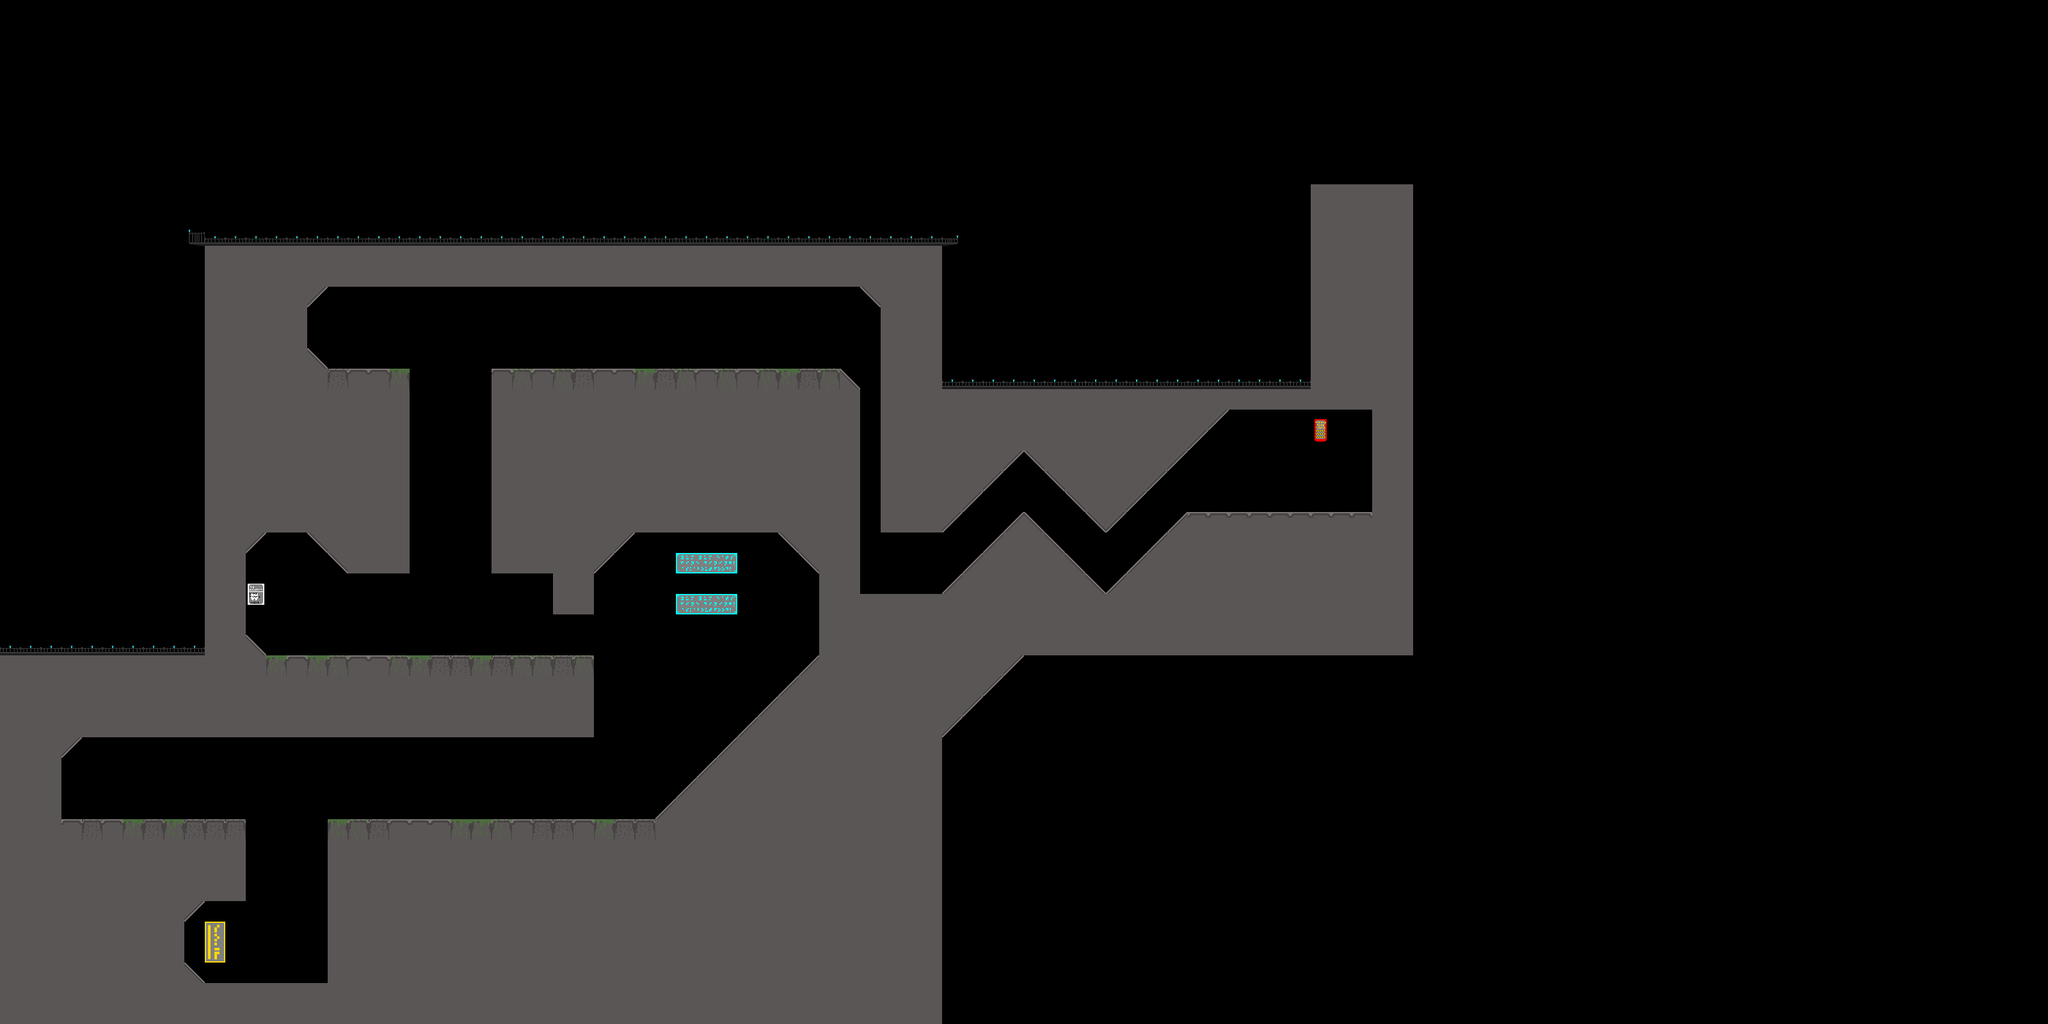

The image is a tile-based game level rendered from a .tmx file. Its description and source (layers, tilesets, objects; grid data summarised) follow:
An orthogonal 100x50 tile map with 32x32 px tiles, 1 tile layer (Tile Layer 1).

<map version="1.2" tiledversion="1.3.2" orientation="orthogonal" renderorder="right-down" compressionlevel="0" width="100" height="50" tilewidth="32" tileheight="32" infinite="0" nextlayerid="3" nextobjectid="13">
 <tileset firstgid="1" source="sunset.tsx" />
 <layer id="1" name="Tile Layer 1" width="100" height="50">
  <data>[5000 cells, 1424 non-empty, 21 distinct tile ids]</data>
 </layer>
</map>